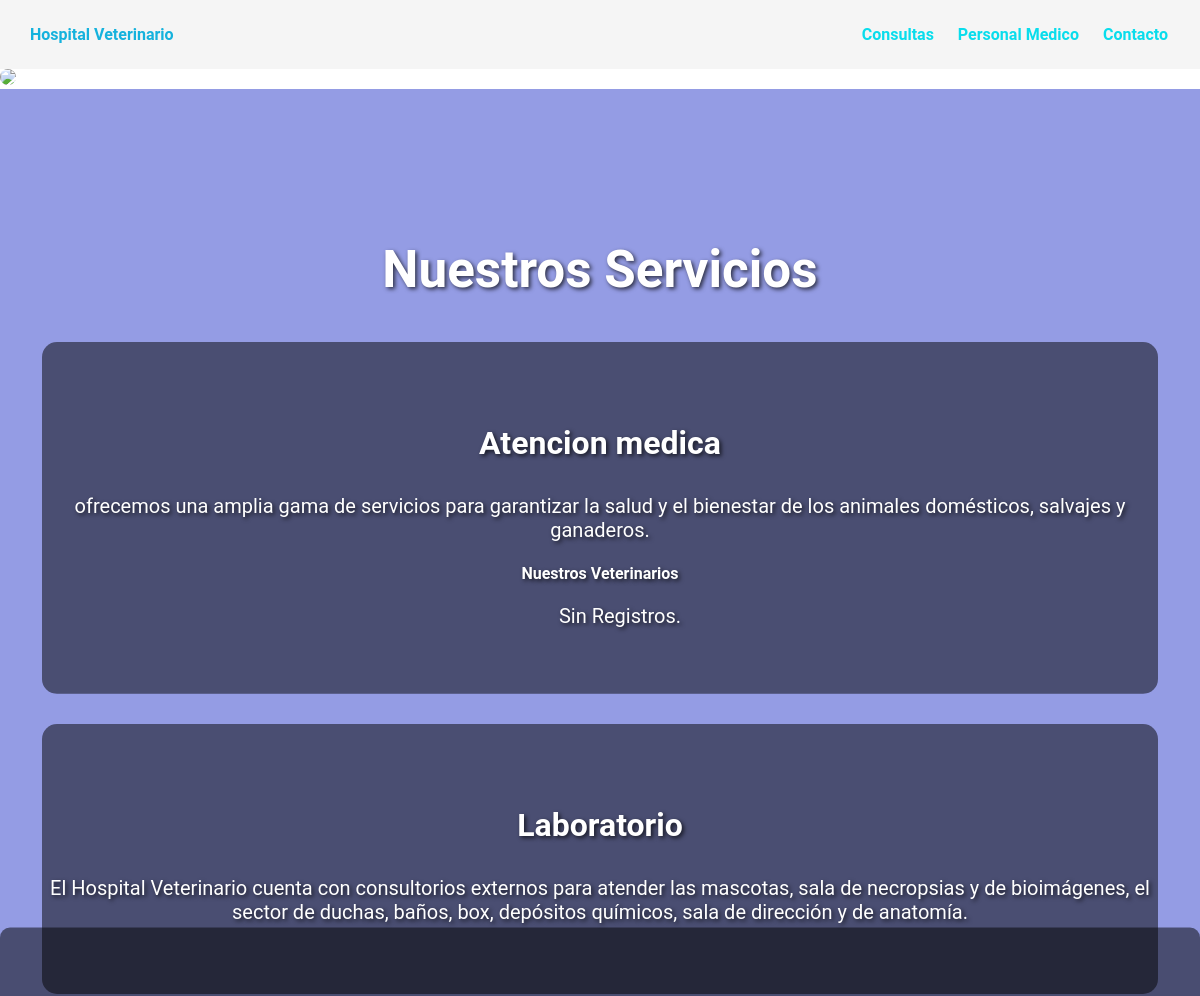
/hospitalVet/ (upper part), run on an earlier commit of the app's database.
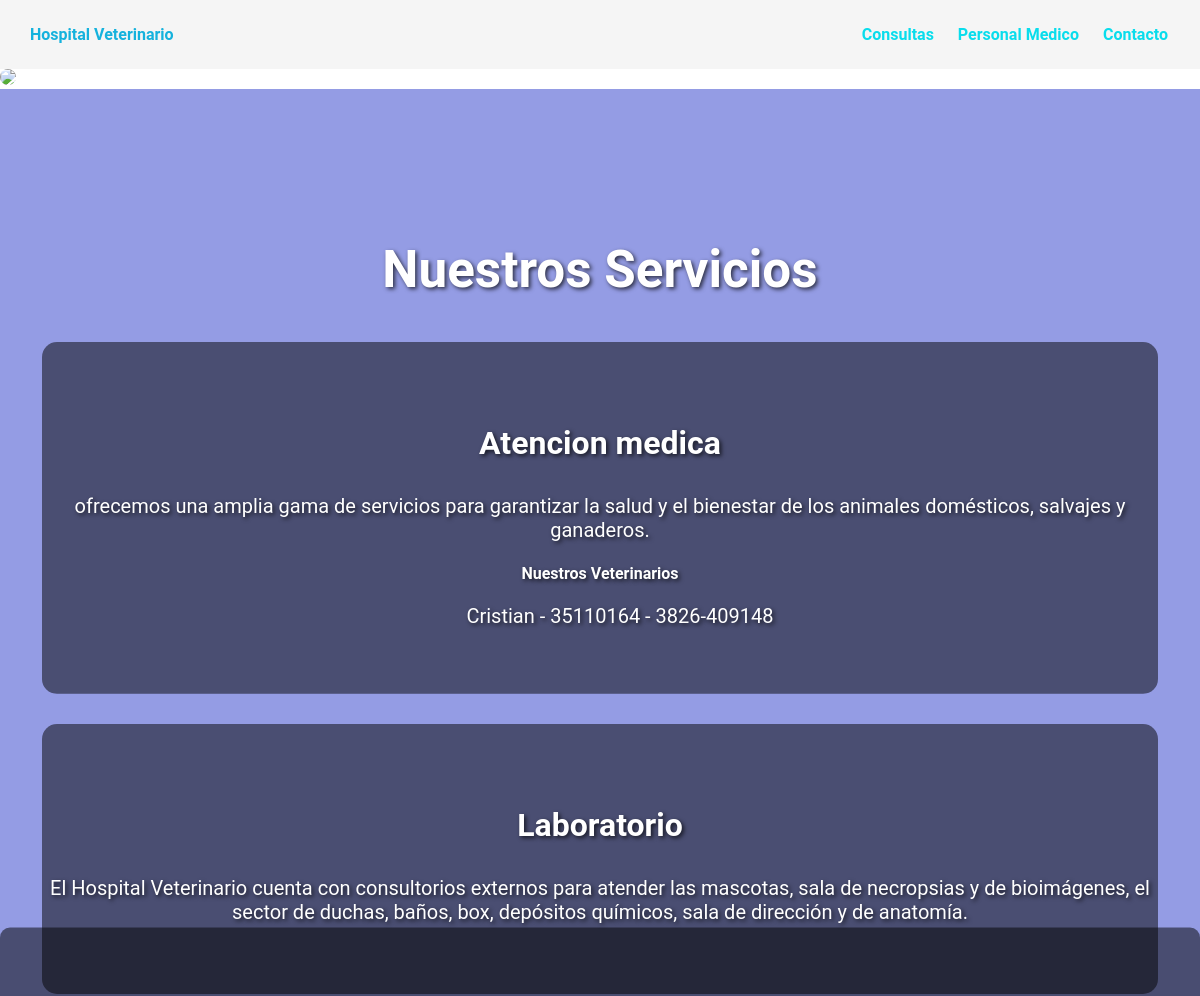
And on a later commit of the database.
### apps/homepage/models.py (models this page shows, shortened)
class Veterinario(models.Model):
    nombre = models.CharField(max_length=100, verbose_name='Nombre del Veterinario')
    telefono = models.CharField(max_length=100, verbose_name='Telefono')
    direccion = models.CharField(max_length=100, verbose_name='Dirección')
    dni = models.IntegerField(default=1, null=True, blank=True, verbose_name='DNI')
    class Meta:
        verbose_name = 'Veterinario'
        verbose_name_plural = 'Veterinarios'
        ordering = ['id']

### apps/homepage/views/principal/views.py (the view)
# urls.py: path('', PrincipalListView.as_view(), name='principal'),
class PrincipalListView(ListView):
    model = Veterinario
    template_name = 'principal/index.html'
    def get_queryset(self):
        return  Veterinario.objects.all()
    def get_context_data(self, **kwargs):
        context = super().get_context_data(**kwargs)
        context['tittle'] = 'Pagina Principal'
        return context

### apps/homepage/templates/principal/index.html (shortened to what this page needs)
{% load static %}
<!DOCTYPE html>
<html >
  <head>
    <link rel="stylesheet" href="{% static 'principal/css/style.css' %}">
  </head>
 <body>
    <header>
        <div class="container">
         <p class="logo">Hospital Veterinario</p>
          <nav>
            <a href="Consultas">Consultas</a>
            <a href="Personal-Medico">Personal Medico</a>
            <a href="Contacto">Contacto</a>
          </nav>
        </div>
    </header>
    <section class="hero">
        <img src="{% static 'img/hospitalveterinarioseded.jpeg'%}"; class="imagen"/>
        <div class="texto-encima">
        </div>
    </section>
 <section id="servicios">
    <div class="container">
        <h2>Nuestros Servicios</h2>
        <div class="cartelera">
            <div class="ofrecemos">
                <h3>Atencion medica</h3>
                <p> ofrecemos una amplia gama de servicios para garantizar la salud y el bienestar de los animales domésticos, salvajes y ganaderos.</p>
                    <h4>Nuestros Veterinarios</h4>
                    <ul>
                        {% for veterinario in object_list %}
                        <li> {{ veterinario.nombre }} - {{ veterinario.dni }} - {{ veterinario.telefono }}</li>
                        {% empty %}
                        <li>Sin Registros.</li>
                        {% endfor %}
                    </ul>
            </div>
            <div class="ofrecemos">
                <h3>Laboratorio</h3>
                <p>El Hospital Veterinario cuenta con consultorios externos para atender las mascotas, sala de
                    necropsias y de bioimágenes, el sector de duchas, baños, box, depósitos químicos, sala de dirección y de anatomía.</p>
            </div>
        </div>
    </div>
</section>
</body>
</html>

What changed in the data, as far as the page shows it:
added Veterinario: nombre "Cristian", dni "35110164", telefono "3826-409148"
Also different on the page:
text no longer shown: "Sin Registros."
